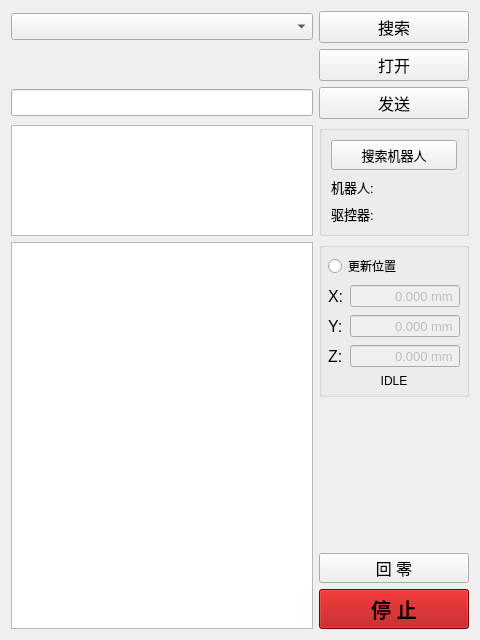
<?xml version="1.0" encoding="UTF-8"?>
<ui version="4.0">
 <class>MainWidget</class>
 <widget class="QWidget" name="MainWidget">
  <property name="geometry">
   <rect>
    <x>0</x>
    <y>0</y>
    <width>480</width>
    <height>640</height>
   </rect>
  </property>
  <property name="windowTitle">
   <string>Form</string>
  </property>
  <layout class="QGridLayout" name="gridLayout">
   <item row="0" column="8">
    <widget class="QPushButton" name="pushButtonSearchMRHT">
     <property name="sizePolicy">
      <sizepolicy hsizetype="Preferred" vsizetype="Fixed">
       <horstretch>0</horstretch>
       <verstretch>0</verstretch>
      </sizepolicy>
     </property>
     <property name="minimumSize">
      <size>
       <width>60</width>
       <height>0</height>
      </size>
     </property>
     <property name="font">
      <font>
       <pointsize>12</pointsize>
      </font>
     </property>
     <property name="text">
      <string>搜索</string>
     </property>
    </widget>
   </item>
   <item row="13" column="8">
    <spacer name="verticalSpacer">
     <property name="orientation">
      <enum>Qt::Vertical</enum>
     </property>
     <property name="sizeHint" stdset="0">
      <size>
       <width>20</width>
       <height>40</height>
      </size>
     </property>
    </spacer>
   </item>
   <item row="7" column="0" colspan="8">
    <widget class="QLineEdit" name="lineEdit">
     <property name="font">
      <font>
       <pointsize>12</pointsize>
      </font>
     </property>
    </widget>
   </item>
   <item row="7" column="8">
    <widget class="QPushButton" name="pushButton_Send">
     <property name="sizePolicy">
      <sizepolicy hsizetype="Preferred" vsizetype="Fixed">
       <horstretch>0</horstretch>
       <verstretch>0</verstretch>
      </sizepolicy>
     </property>
     <property name="minimumSize">
      <size>
       <width>60</width>
       <height>0</height>
      </size>
     </property>
     <property name="font">
      <font>
       <pointsize>12</pointsize>
      </font>
     </property>
     <property name="text">
      <string>发送</string>
     </property>
    </widget>
   </item>
   <item row="37" column="8">
    <widget class="QPushButton" name="pushButton_stop">
     <property name="minimumSize">
      <size>
       <width>0</width>
       <height>40</height>
      </size>
     </property>
     <property name="font">
      <font>
       <pointsize>15</pointsize>
       <weight>75</weight>
       <bold>true</bold>
      </font>
     </property>
     <property name="styleSheet">
      <string notr="true">background-color: rgb(170, 0, 0);
</string>
     </property>
     <property name="text">
      <string>停 止</string>
     </property>
     <property name="autoRepeat">
      <bool>true</bool>
     </property>
     <property name="autoRepeatDelay">
      <number>1000</number>
     </property>
     <property name="autoRepeatInterval">
      <number>1000</number>
     </property>
    </widget>
   </item>
   <item row="0" column="0" colspan="8">
    <widget class="QComboBox" name="comboBox">
     <property name="font">
      <font>
       <pointsize>12</pointsize>
      </font>
     </property>
    </widget>
   </item>
   <item row="1" column="8">
    <widget class="QPushButton" name="pushButtonOpenMRHT">
     <property name="sizePolicy">
      <sizepolicy hsizetype="Preferred" vsizetype="Fixed">
       <horstretch>0</horstretch>
       <verstretch>0</verstretch>
      </sizepolicy>
     </property>
     <property name="minimumSize">
      <size>
       <width>60</width>
       <height>0</height>
      </size>
     </property>
     <property name="font">
      <font>
       <pointsize>12</pointsize>
      </font>
     </property>
     <property name="text">
      <string>打开</string>
     </property>
    </widget>
   </item>
   <item row="1" column="0" colspan="8">
    <widget class="QLabel" name="labelIDN">
     <property name="sizePolicy">
      <sizepolicy hsizetype="Expanding" vsizetype="Preferred">
       <horstretch>0</horstretch>
       <verstretch>0</verstretch>
      </sizepolicy>
     </property>
     <property name="font">
      <font>
       <pointsize>10</pointsize>
      </font>
     </property>
     <property name="text">
      <string/>
     </property>
    </widget>
   </item>
   <item row="36" column="8">
    <widget class="QPushButton" name="pushButton_goHome">
     <property name="minimumSize">
      <size>
       <width>0</width>
       <height>30</height>
      </size>
     </property>
     <property name="font">
      <font>
       <pointsize>12</pointsize>
      </font>
     </property>
     <property name="text">
      <string>回 零</string>
     </property>
     <property name="autoRepeat">
      <bool>true</bool>
     </property>
     <property name="autoRepeatDelay">
      <number>3000</number>
     </property>
     <property name="autoRepeatInterval">
      <number>3000</number>
     </property>
    </widget>
   </item>
   <item row="8" column="8">
    <widget class="QGroupBox" name="groupBox">
     <property name="title">
      <string/>
     </property>
     <layout class="QGridLayout" name="gridLayout_3">
      <item row="1" column="0">
       <widget class="QLabel" name="label_4">
        <property name="font">
         <font>
          <pointsize>10</pointsize>
         </font>
        </property>
        <property name="text">
         <string>机器人:</string>
        </property>
       </widget>
      </item>
      <item row="1" column="1">
       <widget class="QLabel" name="label_RobotID">
        <property name="sizePolicy">
         <sizepolicy hsizetype="Preferred" vsizetype="Preferred">
          <horstretch>0</horstretch>
          <verstretch>0</verstretch>
         </sizepolicy>
        </property>
        <property name="minimumSize">
         <size>
          <width>20</width>
          <height>0</height>
         </size>
        </property>
        <property name="maximumSize">
         <size>
          <width>16777215</width>
          <height>16777215</height>
         </size>
        </property>
        <property name="font">
         <font>
          <pointsize>9</pointsize>
         </font>
        </property>
        <property name="text">
         <string/>
        </property>
       </widget>
      </item>
      <item row="2" column="0">
       <widget class="QLabel" name="label_5">
        <property name="font">
         <font>
          <pointsize>10</pointsize>
         </font>
        </property>
        <property name="text">
         <string>驱控器:</string>
        </property>
       </widget>
      </item>
      <item row="2" column="2">
       <widget class="QLabel" name="label_DeviceType">
        <property name="sizePolicy">
         <sizepolicy hsizetype="Preferred" vsizetype="Preferred">
          <horstretch>0</horstretch>
          <verstretch>0</verstretch>
         </sizepolicy>
        </property>
        <property name="minimumSize">
         <size>
          <width>30</width>
          <height>0</height>
         </size>
        </property>
        <property name="font">
         <font>
          <pointsize>9</pointsize>
         </font>
        </property>
        <property name="text">
         <string/>
        </property>
        <property name="alignment">
         <set>Qt::AlignLeading|Qt::AlignLeft|Qt::AlignVCenter</set>
        </property>
       </widget>
      </item>
      <item row="1" column="2">
       <widget class="QLabel" name="label_RobotType">
        <property name="sizePolicy">
         <sizepolicy hsizetype="Preferred" vsizetype="Preferred">
          <horstretch>0</horstretch>
          <verstretch>0</verstretch>
         </sizepolicy>
        </property>
        <property name="minimumSize">
         <size>
          <width>30</width>
          <height>0</height>
         </size>
        </property>
        <property name="font">
         <font>
          <pointsize>9</pointsize>
         </font>
        </property>
        <property name="text">
         <string/>
        </property>
        <property name="alignment">
         <set>Qt::AlignLeading|Qt::AlignLeft|Qt::AlignVCenter</set>
        </property>
       </widget>
      </item>
      <item row="2" column="1">
       <widget class="QLabel" name="label_DeviceID">
        <property name="sizePolicy">
         <sizepolicy hsizetype="Preferred" vsizetype="Preferred">
          <horstretch>0</horstretch>
          <verstretch>0</verstretch>
         </sizepolicy>
        </property>
        <property name="minimumSize">
         <size>
          <width>20</width>
          <height>0</height>
         </size>
        </property>
        <property name="maximumSize">
         <size>
          <width>16777215</width>
          <height>16777215</height>
         </size>
        </property>
        <property name="font">
         <font>
          <pointsize>9</pointsize>
         </font>
        </property>
        <property name="text">
         <string/>
        </property>
       </widget>
      </item>
      <item row="0" column="0" colspan="3">
       <widget class="QPushButton" name="pushButton_searchRobot">
        <property name="sizePolicy">
         <sizepolicy hsizetype="Preferred" vsizetype="Fixed">
          <horstretch>0</horstretch>
          <verstretch>0</verstretch>
         </sizepolicy>
        </property>
        <property name="minimumSize">
         <size>
          <width>60</width>
          <height>30</height>
         </size>
        </property>
        <property name="font">
         <font>
          <pointsize>10</pointsize>
         </font>
        </property>
        <property name="text">
         <string>搜索机器人</string>
        </property>
       </widget>
      </item>
     </layout>
    </widget>
   </item>
   <item row="9" column="8">
    <widget class="QGroupBox" name="groupBox_2">
     <property name="title">
      <string/>
     </property>
     <layout class="QGridLayout" name="gridLayout_2">
      <property name="leftMargin">
       <number>6</number>
      </property>
      <property name="topMargin">
       <number>6</number>
      </property>
      <property name="rightMargin">
       <number>6</number>
      </property>
      <property name="bottomMargin">
       <number>6</number>
      </property>
      <item row="3" column="1">
       <widget class="QDoubleSpinBox" name="doubleSpinBox_posZ">
        <property name="enabled">
         <bool>false</bool>
        </property>
        <property name="font">
         <font>
          <pointsize>10</pointsize>
         </font>
        </property>
        <property name="alignment">
         <set>Qt::AlignRight|Qt::AlignTrailing|Qt::AlignVCenter</set>
        </property>
        <property name="buttonSymbols">
         <enum>QAbstractSpinBox::NoButtons</enum>
        </property>
        <property name="suffix">
         <string> mm</string>
        </property>
        <property name="decimals">
         <number>3</number>
        </property>
        <property name="minimum">
         <double>-999999.000000000000000</double>
        </property>
        <property name="maximum">
         <double>999999.000000000000000</double>
        </property>
       </widget>
      </item>
      <item row="1" column="1">
       <widget class="QDoubleSpinBox" name="doubleSpinBox_posX">
        <property name="enabled">
         <bool>false</bool>
        </property>
        <property name="font">
         <font>
          <pointsize>10</pointsize>
         </font>
        </property>
        <property name="alignment">
         <set>Qt::AlignRight|Qt::AlignTrailing|Qt::AlignVCenter</set>
        </property>
        <property name="buttonSymbols">
         <enum>QAbstractSpinBox::NoButtons</enum>
        </property>
        <property name="suffix">
         <string> mm</string>
        </property>
        <property name="decimals">
         <number>3</number>
        </property>
        <property name="minimum">
         <double>-999999.000000000000000</double>
        </property>
        <property name="maximum">
         <double>999999.000000000000000</double>
        </property>
       </widget>
      </item>
      <item row="1" column="0">
       <widget class="QLabel" name="label">
        <property name="font">
         <font>
          <pointsize>12</pointsize>
         </font>
        </property>
        <property name="text">
         <string>X:</string>
        </property>
       </widget>
      </item>
      <item row="2" column="1">
       <widget class="QDoubleSpinBox" name="doubleSpinBox_posY">
        <property name="enabled">
         <bool>false</bool>
        </property>
        <property name="font">
         <font>
          <pointsize>10</pointsize>
         </font>
        </property>
        <property name="alignment">
         <set>Qt::AlignRight|Qt::AlignTrailing|Qt::AlignVCenter</set>
        </property>
        <property name="buttonSymbols">
         <enum>QAbstractSpinBox::NoButtons</enum>
        </property>
        <property name="suffix">
         <string> mm</string>
        </property>
        <property name="decimals">
         <number>3</number>
        </property>
        <property name="minimum">
         <double>-999999.000000000000000</double>
        </property>
        <property name="maximum">
         <double>999999.000000000000000</double>
        </property>
       </widget>
      </item>
      <item row="2" column="0">
       <widget class="QLabel" name="label_2">
        <property name="font">
         <font>
          <pointsize>12</pointsize>
         </font>
        </property>
        <property name="text">
         <string>Y:</string>
        </property>
       </widget>
      </item>
      <item row="3" column="0">
       <widget class="QLabel" name="label_3">
        <property name="font">
         <font>
          <pointsize>12</pointsize>
         </font>
        </property>
        <property name="text">
         <string>Z:</string>
        </property>
       </widget>
      </item>
      <item row="0" column="0" colspan="2">
       <widget class="QRadioButton" name="radioButton_updatePos">
        <property name="text">
         <string>更新位置</string>
        </property>
        <property name="iconSize">
         <size>
          <width>18</width>
          <height>18</height>
         </size>
        </property>
       </widget>
      </item>
      <item row="4" column="0" colspan="2">
       <widget class="QLabel" name="label_robotState">
        <property name="text">
         <string>IDLE</string>
        </property>
        <property name="alignment">
         <set>Qt::AlignCenter</set>
        </property>
       </widget>
      </item>
     </layout>
    </widget>
   </item>
   <item row="8" column="0" colspan="8">
    <widget class="QTextBrowser" name="textBrowser">
     <property name="sizePolicy">
      <sizepolicy hsizetype="Preferred" vsizetype="Preferred">
       <horstretch>0</horstretch>
       <verstretch>0</verstretch>
      </sizepolicy>
     </property>
     <property name="minimumSize">
      <size>
       <width>0</width>
       <height>0</height>
      </size>
     </property>
     <property name="maximumSize">
      <size>
       <width>16777215</width>
       <height>16777215</height>
      </size>
     </property>
     <property name="font">
      <font>
       <pointsize>10</pointsize>
      </font>
     </property>
    </widget>
   </item>
   <item row="9" column="0" rowspan="29" colspan="8">
    <widget class="QTableView" name="tableView">
     <property name="editTriggers">
      <set>QAbstractItemView::NoEditTriggers</set>
     </property>
     <property name="sortingEnabled">
      <bool>true</bool>
     </property>
     <property name="cornerButtonEnabled">
      <bool>false</bool>
     </property>
     <attribute name="horizontalHeaderVisible">
      <bool>false</bool>
     </attribute>
     <attribute name="horizontalHeaderStretchLastSection">
      <bool>true</bool>
     </attribute>
     <attribute name="verticalHeaderStretchLastSection">
      <bool>false</bool>
     </attribute>
    </widget>
   </item>
  </layout>
 </widget>
 <resources/>
 <connections/>
</ui>
